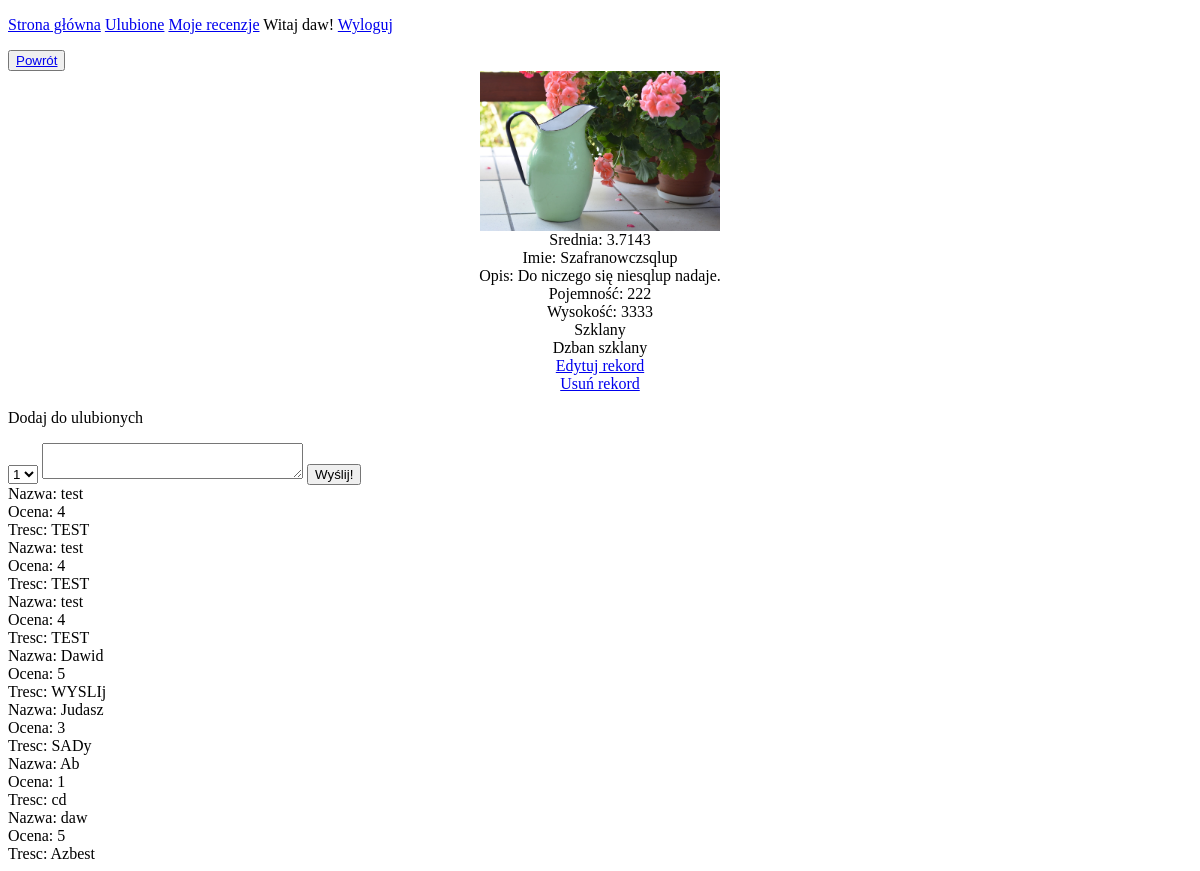
Screenshot of /details.php?id=6 (signed in) with the database file from the repository.
### tables this page shows
CREATE TABLE `dzbany` (
  `id` int(10) UNSIGNED NOT NULL,
  `idKategorii` int(10) UNSIGNED NOT NULL,
  `nazwa` varchar(50) NOT NULL,
  `obrazek` varchar(50) NOT NULL,
  `opis` text NOT NULL,
  `pojemność` int(11) NOT NULL,
  `wysokość` int(11) NOT NULL
);

CREATE TABLE `kategorie` (
  `id` int(10) UNSIGNED NOT NULL,
  `nazwa` varchar(50) NOT NULL,
  `opis` text NOT NULL
);

CREATE TABLE `recenzje` (
  `id` int(10) UNSIGNED NOT NULL,
  `idDzbana` int(10) UNSIGNED NOT NULL,
  `ocena` int(11) NOT NULL,
  `tresc` text NOT NULL,
  `data` timestamp NOT NULL DEFAULT current_timestamp() ON UPDATE current_timestamp(),
  `nick` varchar(50) NOT NULL
);

### details.php (the view, shortened to what this page needs)
<!DOCTYPE html>
<html lang="en">
<head>
</head>
<body>
<?php
 require("menu.php");
?>
<div class="main">
<?php
echo "
<button class='back'>
<a href='index.php'>Powrót </a>
</button>
";
?>
<?php
$id = $_GET["id"];
require("db.php");
echo "<span class='object'>";
$sql = "SELECT AVG(ocena) AS srednia FROM recenzje WHERE idDzbana=$id";
$result = $conn->query($sql);
$srednia = $result->fetch_object()->srednia;
$sql = "SELECT idKategorii, k.nazwa AS nazwaKat, d.nazwa, obrazek, d.opis, pojemność,
wysokość FROM dzbany d, kategorie k WHERE d.id=$id AND idKategorii=k.id";
$result = $conn->query($sql);
$obrazek = $result->fetch_object()->obrazek;
echo "<img src='{$obrazek}'>";
echo "Srednia: $srednia";
$sql = "SELECT  dzbany.id AS dzbanID,
                dzbany.nazwa AS dzbanNazwa,
                dzbany.idKategorii,
                dzbany.opis AS dzbanOpis,
                dzbany.pojemność,
                dzbany.wysokość,
                kategorie.nazwa AS kategoriaNazwa,
                kategorie.opis AS kategoriaOpis
                 FROM dzbany INNER JOIN kategorie ON dzbany.idKategorii = kategorie.id  WHERE dzbany.id='$id'";
$result = $conn->query($sql);
if($result->num_rows > 0){
    while($row = $result->fetch_object()) {
        echo "<span class='name'> {$row->dzbanNazwa} </span>";
        echo "<span class='description'>{$row->dzbanOpis}</span>";
        echo "<span class='capacity'>{$row->pojemność}</span>";
        echo "<span class='height'>{$row->wysokość}</span>";
        echo "<span class='category'>{$row->kategoriaNazwa}</span>";
        echo "<span class='category'>{$row->kategoriaOpis}</span>";
        echo "<a href='updateForm.php?id={$row->dzbanID}'>Edytuj rekord </a>";
        echo "<a href='delete.php?id={$row->dzbanID}'>Usuń rekord </a>";
        echo " </span>";
    }
} else {
    echo "Brak podanego rekordu";
}?>
<?php
$idUzytkownika = $_SESSION["id"];
$sql = "SELECT id FROM ulubione WHERE idDzbana = $id AND idUzytkownika = $idUzytkownika";
$added = $conn->query($sql)->num_rows > 0;
$text = $added ? "Usuń z ulubionych" : "Dodaj do ulubionych";
echo "<p class='fav' data-dzban='$id'>$text</p>";
?>
<form action="insertReview.php" method="post">
<select name="ocena" id="">
    <option value="1">1</option>
</select>
<textarea name="tresc" id="" cols="30" rows="2"></textarea>
<button type="submit">Wyślij!</button>
</form>
</div>
<?php
$sql = "SELECT nick, ocena, tresc, data FROM recenzje WHERE idDzbana=$id";
$result = $conn->query($sql);
if($result->num_rows > 0){
    while($row = $result->fetch_object()) {
echo"Nazwa: $row->nick <br>";
echo"Ocena: $row->ocena <br>";
echo"Tresc: $row->tresc <br>";
    }};
?>
</body>
</html>

### details.php (style rules this page uses)
.object { display:flex; flex-direction: column; align-items: center; }
.name::before { content:"Imie: "; }
.description::before { content:"Opis: "; }
.capacity::before { content:"Pojemność: "; }
.height::before { content:"Wysokość: "; }
img { max-width: 20vw; max-height: 20vw; object-fit: contain; }

### rows the page displays
dzbany: obrazek (picture), nazwa "Szafranowczsqlup", opis "Do niczego się niesqlup nadaje.", pojemność "222", wysokość "3333", idKategorii.nazwa "Szklany", idKategorii.opis "Dzban szklany"
recenzje: nick "test", ocena "4", tresc "TEST"
recenzje: nick "test", ocena "4", tresc "TEST"
recenzje: nick "test", ocena "4", tresc "TEST"
recenzje: nick "Dawid", ocena "5", tresc "WYSLIj"
recenzje: nick "Judasz", ocena "3", tresc "SADy"
recenzje: nick "Ab", ocena "1", tresc "cd"
recenzje: nick "daw", ocena "5", tresc "Azbest"

### other values shown
$_SESSION["login"] "daw"
$srednia "3.7143"
$text "Dodaj do ulubionych"
